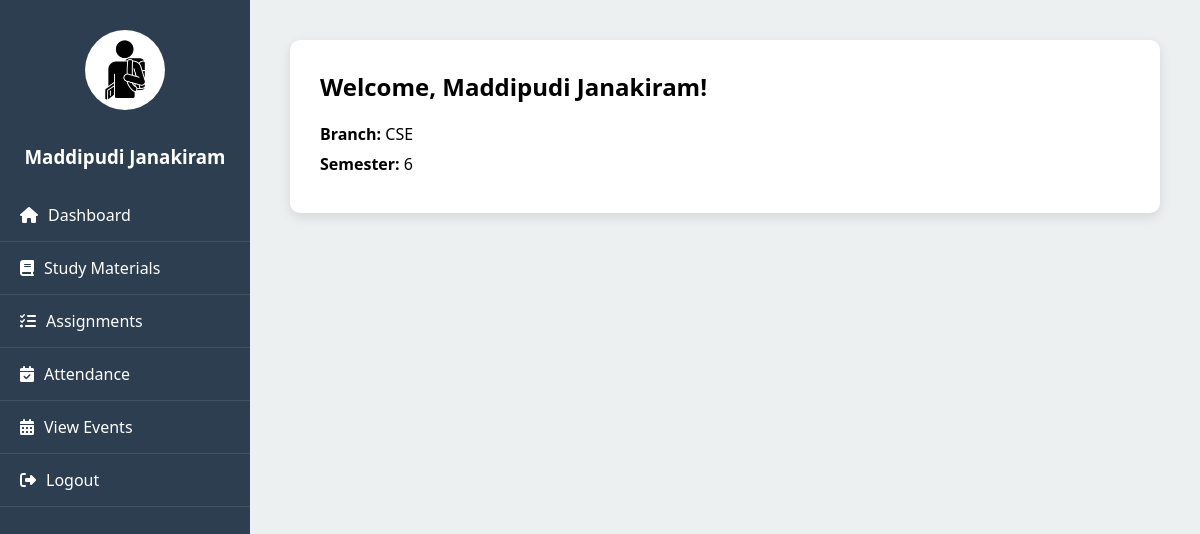
The page /student/dashboard.php (signed in) on the database its author committed.
### tables this page shows
CREATE TABLE `students` (
  `id` int(11) NOT NULL,
  `user_id` int(11) NOT NULL,
  `reg_no` varchar(50) DEFAULT NULL,
  `course` varchar(100) DEFAULT NULL,
  `semester` int(11) DEFAULT NULL,
  `department` varchar(100) DEFAULT NULL,
  `branch` varchar(50) DEFAULT NULL,
  `created_at` timestamp NOT NULL DEFAULT current_timestamp()
);

CREATE TABLE `users` (
  `id` int(11) NOT NULL,
  `name` varchar(100) NOT NULL,
  `email` varchar(100) NOT NULL,
  `password` varchar(255) NOT NULL,
  `role` enum('admin','teacher','student') NOT NULL,
  `created_at` timestamp NOT NULL DEFAULT current_timestamp()
);

### student/dashboard.php (the view, shortened to what this page needs)
<?php
include('../db/config.php');
$user_id = $_SESSION['user_id'];
$query = "SELECT u.name, s.branch, s.semester
          FROM users u
          JOIN students s ON u.id = s.user_id
          WHERE u.id = $user_id";
$result = mysqli_query($conn, $query);
if ($result && mysqli_num_rows($result) === 1) {
    $row = mysqli_fetch_assoc($result);
    $name = $row['name'];
    $branch = $row['branch'];
    $semester = $row['semester'];
} else {
    $name = "Student";
    $branch = "N/A";
    $semester = "N/A";
}
?>
<!DOCTYPE html>
<html>
<head>
    <link rel="stylesheet" href="../assets/css/student-dashboard.css">
    <link rel="stylesheet" href="https://cdnjs.cloudflare.com/ajax/libs/font-awesome/6.4.0/css/all.min.css">
</head>
<body>
<div class="wrapper">
    <div class="sidebar">
        <div class="profile">
            <img src="../assets/students.jpg" alt="Student Icon">
            <h3><?= htmlspecialchars($name) ?></h3>
        </div>
        <ul>
            <li><a href="dashboard.php"><i class="fas fa-home"></i> Dashboard</a></li>
            <li><a href="download_materials.php"><i class="fas fa-book"></i> Study Materials</a></li>
            <li><a href="view_assignments.php"><i class="fas fa-tasks"></i> Assignments</a></li>
            <li><a href="view_attendance.php"><i class="fas fa-calendar-check"></i> Attendance</a></li>
            <li><a href="event.php"><i class="fas fa-calendar-alt"></i>View Events</a></li>
            <li><a href="../logout.php"><i class="fas fa-sign-out-alt"></i> Logout</a></li>
        </ul>
    </div>
    <div class="main-content">
        <div class="dashboard-card">
            <h2>Welcome, <?= htmlspecialchars($name) ?>!</h2>
            <p><strong>Branch:</strong> <?= htmlspecialchars($branch) ?></p>
            <p><strong>Semester:</strong> <?= htmlspecialchars($semester) ?></p>
        </div>
    </div>
</div>
</body>
</html>

### assets/css/student-dashboard.css (style rules this page uses)
body { margin: 0; font-family: 'Segoe UI', Tahoma, Geneva, Verdana, sans-serif; background: #f0f2f5; }
.wrapper { display: flex; min-height: 100vh; }
.sidebar { width: 250px; background: #2c3e50; color: white; padding-top: 30px; }
.sidebar .profile { text-align: center; margin-bottom: 20px; }
.sidebar .profile img { width: 80px; height: 80px; border-radius: 50%; margin-bottom: 10px; }
.sidebar ul { list-style: none; padding: 0; }
.sidebar ul li { padding: 15px 20px; border-bottom: 1px solid rgba(255, 255, 255, 0.1); }
.sidebar ul li a { color: white; text-decoration: none; display: flex; align-items: center; }
.sidebar ul li a i { margin-right: 10px; }
.main-content { flex-grow: 1; padding: 40px; background: #ecf0f1; }
.dashboard-card { background: white; padding: 30px; border-radius: 10px; box-shadow: 0 4px 12px rgba(0, 0, 0, 0.1); }
.dashboard-card h2 { margin-top: 0; }
.dashboard-card p { font-size: 16px; margin: 8px 0; }

### rows shown on the page
students: user.name "Maddipudi Janakiram", branch "CSE", semester "6"
